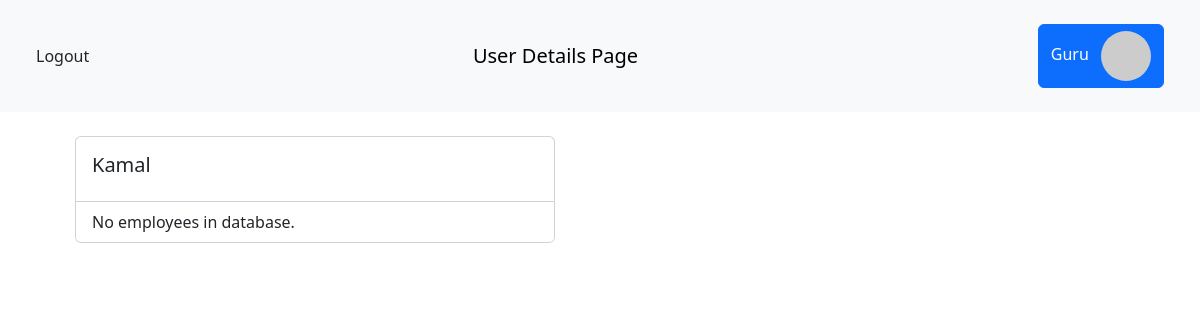
Page /pages/view_users (signed in) on the earlier database version.
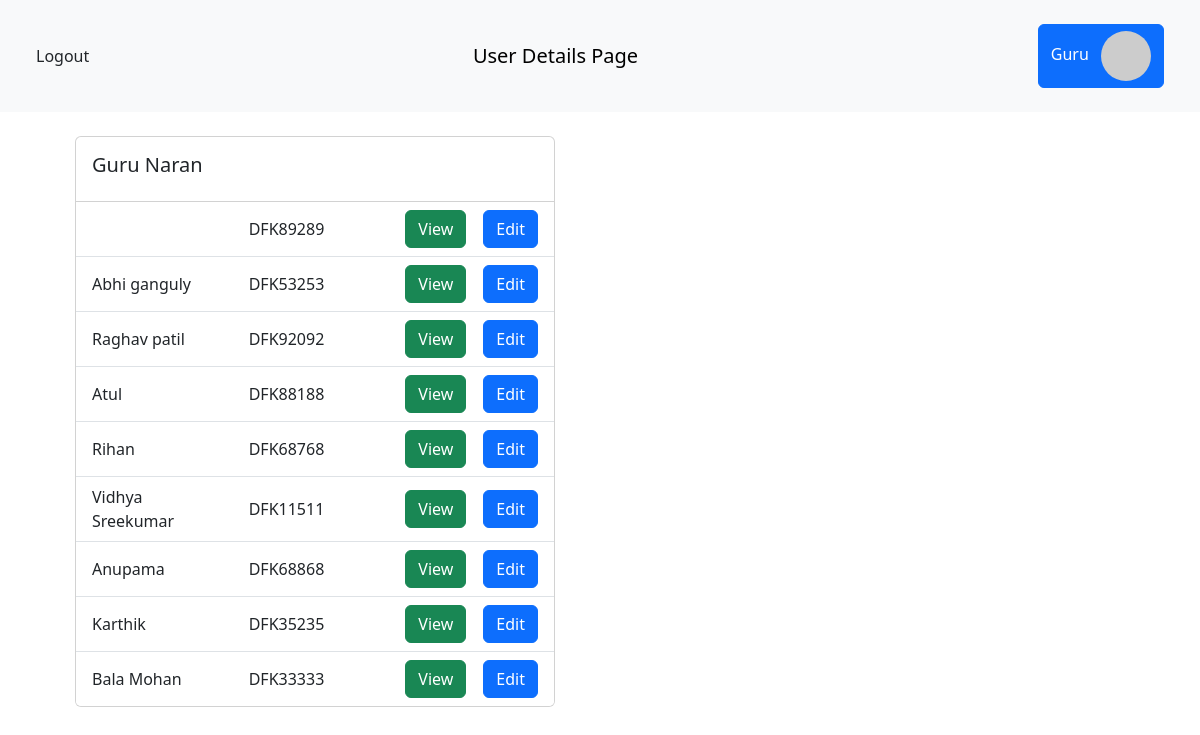
Same page on the later database version.
### accounts/models.py (models this page shows)
class User(AbstractUser):
    mobile = models.CharField("Mobile No.", max_length=10, null=False, blank=False)
    emp_id = models.CharField("Employee ID", max_length=8, null=False, blank=False)

class Manager(User):
    gender = models.CharField(
        max_length=1, choices=GENDER, null=False, blank=False
    )
    dob = models.DateField("Date Of Birth", null=False, blank=False)
    my_admin = models.ForeignKey(Admin, on_delete=models.CASCADE)

class Employee(User):
    gender = models.CharField(max_length=1, null=False, blank=False)
    dob = models.DateField("Date Of Birth", null=False, blank=False)
    start_date = models.DateField("Start Date", null=False, blank=False)
    quit_date = models.DateField("Quit Date", null=True, blank=True)
    my_manager = models.ForeignKey(Manager, on_delete=models.CASCADE)
    my_hr = models.ForeignKey(HRManager, on_delete=models.CASCADE)

### pages/views.py (the view)
# urls.py: path("view_users", views.view_users, name="view_users"),
def view_users(request):
    if if_admin(request):
        role = 0
        managers = Manager.objects.all()
    elif if_manager(request):
        role = 1
        managers = Manager.objects.filter(username=request.user.username)
    elif if_hr(request):
        role = 2
        managers = Manager.objects.all()
    else:
        return redirect("/accounts/")
    context = dict()
    context["title"] = "View Users | Admin"
    context["heading"] = "User Details Page"
    context["role"] = role
    data = list()
    for manager in managers:
        data.append((manager, Employee.objects.all().filter(my_manager=manager)))
    context["data"] = data
    return render(request, "admin/view_users.html", context)

### accounts/custom.py (called while the page is built)
def if_admin(request):
    if request.user.is_authenticated:
        username = request.user.username
        if Admin.objects.all().filter(username=username).exists():
            return True
    return False

def if_manager(request):
    if request.user.is_authenticated:
        username = request.user.username
        if Manager.objects.all().filter(username=username).exists():
            return True
    return False

def if_hr(request):
    if request.user.is_authenticated:
        username = request.user.username
        if HRManager.objects.all().filter(username=username).exists():
            return True
    return False

### templates/admin/view_users.html (shortened to what this page needs)
{% extends 'pages/base.html' %}
{% block heading %}{{ heading }}{% endblock heading %}
{% block content %}
{% for manager in data %}
<div class="col-lg-6">
    <div class="card mb-3 mx-auto" style="max-width: 30rem;">
        <div class="card-body">
            <div class="row align-items-center">
                <div class="col-8">
                    <h5 class="card-title">{{ manager.0.first_name }} {{ manager.0.last_name }}</h5>
                </div>
            </div>
        </div>
        <ul class="list-group list-group-flush">
            {% if manager.1 %}
            {% for employee in manager.1 %}
            <li class="list-group-item">
                <div class="row align-items-center">
                    <div class="col-4">
                        <span>{{ employee.first_name }} {{ employee.last_name }}</span>
                    </div>
                    <div class="col-4">
                        <span>{{ employee.emp_id }}</span>
                    </div>
                    <div class="col-4 d-flex justify-content-between gap-1">
                        <a href="{% url 'view_employee' employee.pk %}" class="btn btn-success">View</a>
                        <a href="#" class="btn btn-primary">Edit</a>
                    </div>
                </div>
            </li>
            {% endfor %}
            {% else %}
            <li class="list-group-item">
                    <span>No employees in database.</span>
            </li>
            {% endif %}
        </ul>
    </div>
</div>
{% endfor %}
{% endblock content %}

### templates/pages/base.html (shortened to what this page needs)
<!DOCTYPE html>
<html lang="en">
<head>
    <link href="https://cdn.jsdelivr.net/npm/bootstrap@5.3.0-alpha1/dist/css/bootstrap.min.css" rel="stylesheet"
>
</head>
<body>
    <nav class="navbar navbar-light bg-light mb-4 p-sm-4">
        <div class="container-fluid">
            <a class="nav-link" href="{% url 'logout' %}">Logout</a>
            <span class="navbar-brand mb-0 h1">{% block heading %}{% endblock heading %}</span>
            <a class="btn btn-primary" href="{% url 'view_profile' %}">{{ user.first_name }}
                <img class="rounded-circle ms-2" src="https://picsum.photos/50" alt="">
            </a>
        </div>
    </nav>
    <div class="container mb-4">
        <div class="row">
            {% block content %}
            {% endblock content%}
        </div>
    </div>
</body>

Differences in the rows shown:
removed Manager: first_name "Kamal", shows "No employees in database."
added Manager: first_name "Guru", last_name "Naran"
added Employee: emp_id "DFK89289"
added Employee: first_name "Abhi", last_name "ganguly", emp_id "DFK53253"
added Employee: first_name "Raghav", last_name "patil", emp_id "DFK92092"
added Employee: first_name "Atul", emp_id "DFK88188"
added Employee: first_name "Rihan", emp_id "DFK68768"
added Employee: first_name "Vidhya", last_name "Sreekumar", emp_id "DFK11511"
added Employee: first_name "Anupama", emp_id "DFK68868"
added Employee: first_name "Karthik", emp_id "DFK35235"
added Employee: first_name "Bala", last_name "Mohan", emp_id "DFK33333"
